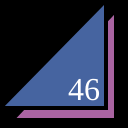
Frame 1 (no input)
Frame 60 (no input): identical to frame 1, image omitted
Frame 120 (the mouse pressed at the canvas centre since frame 60): identical to frame 1, image omitted

The p5.js sketch that drew this single still picture (run headless with seeded random() and noise() and a simulated clock; from frame 60 on, the mouse is pressed at the canvas centre):

// p5.js sketch
// ── sketch.js
function setup() {
  createCanvas(128,128);
}

function draw() {
  background(0);
  strokeWeight(4);
  fill(170, 100, 162);
  triangle(12,120,116,120,116,10);
  fill(70, 100, 160);
  triangle(0,108,106,108,106,0);
  fill(255);
  textSize(32);
  textFont("serif");
  text("46", 68, 100);
}
